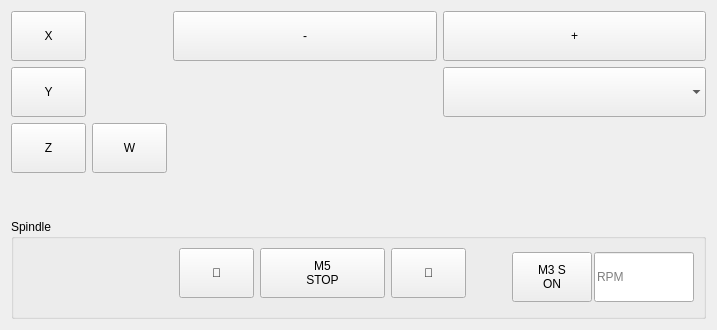
                    <widget class="QWidget" name="tabManualControl">
                     <property name="focusPolicy">
                      <enum>Qt::ClickFocus</enum>
                     </property>
                     <attribute name="title">
                      <string>Manual</string>
                     </attribute>
                     <layout class="QGridLayout" name="gridLayout_4">
                      <item row="0" column="2">
                       <widget class="ActionButton" name="actionbutton_2">
                        <property name="minimumSize">
                         <size>
                          <width>100</width>
                          <height>50</height>
                         </size>
                        </property>
                        <property name="text">
                         <string>-</string>
                        </property>
                        <property name="isManSensitive" stdset="0">
                         <bool>true</bool>
                        </property>
                        <property name="jog_selected_pos_action" stdset="0">
                         <bool>false</bool>
                        </property>
                        <property name="jog_selected_neg_action" stdset="0">
                         <bool>true</bool>
                        </property>
                        <property name="joint_number" stdset="0">
                         <number>0</number>
                        </property>
                        <property name="incr_imperial_number" stdset="0">
                         <double>0.010000000000000</double>
                        </property>
                        <property name="incr_mm_number" stdset="0">
                         <double>0.025000000000000</double>
                        </property>
                        <property name="incr_angular_number" stdset="0">
                         <double>-1.000000000000000</double>
                        </property>
                        <property name="toggle_float_option" stdset="0">
                         <bool>false</bool>
                        </property>
                        <property name="float_num" stdset="0">
                         <double>100.000000000000000</double>
                        </property>
                        <property name="float_alt_num" stdset="0">
                         <double>50.000000000000000</double>
                        </property>
                        <property name="view_type_string" stdset="0">
                         <string>P</string>
                        </property>
                        <property name="command_text_string" stdset="0">
                         <string/>
                        </property>
                        <property name="ini_mdi_number" stdset="0">
                         <number>0</number>
                        </property>
                       </widget>
                      </item>
                      <item row="2" column="1">
                       <widget class="AxisToolButton" name="axistoolbutton_6">
                        <property name="minimumSize">
                         <size>
                          <width>75</width>
                          <height>50</height>
                         </size>
                        </property>
                        <property name="text">
                         <string>W</string>
                        </property>
                        <property name="checkable">
                         <bool>true</bool>
                        </property>
                        <property name="joint_number" stdset="0">
                         <number>8</number>
                        </property>
                        <property name="axis_letter" stdset="0">
                         <string>W</string>
                        </property>
                       </widget>
                      </item>
                      <item row="4" column="0" colspan="4">
                       <widget class="QGroupBox" name="groupBox">
                        <property name="maximumSize">
                         <size>
                          <width>16777215</width>
                          <height>100</height>
                         </size>
                        </property>
                        <property name="title">
                         <string>Spindle</string>
                        </property>
                        <layout class="QGridLayout" name="gridLayout">
                         <item row="1" column="1">
                          <widget class="StatusLabel" name="statusSpindleActualSpeed">
                           <property name="minimumSize">
                            <size>
                             <width>150</width>
                             <height>0</height>
                            </size>
                           </property>
                           <property name="textTemplate" stdset="0">
                            <string>%.0f RPM (actual)</string>
                           </property>
                           <property name="requested_spindle_speed_status" stdset="0">
                            <bool>false</bool>
                           </property>
                           <property name="actual_spindle_speed_status" stdset="0">
                            <bool>true</bool>
                           </property>
                          </widget>
                         </item>
                         <item row="0" column="9" rowspan="3">
                          <layout class="QHBoxLayout" name="horizontalLayout_19">
                           <property name="spacing">
                            <number>2</number>
                           </property>
                           <item>
                            <spacer name="horizontalSpacer">
                             <property name="orientation">
                              <enum>Qt::Horizontal</enum>
                             </property>
                             <property name="sizeHint" stdset="0">
                              <size>
                               <width>40</width>
                               <height>20</height>
                              </size>
                             </property>
                            </spacer>
                           </item>
                           <item>
                            <widget class="QPushButton" name="buttonSetSpindle">
                             <property name="minimumSize">
                              <size>
                               <width>0</width>
                               <height>50</height>
                              </size>
                             </property>
                             <property name="text">
                              <string>M3 S
ON</string>
                             </property>
                             <property name="flat">
                              <bool>false</bool>
                             </property>
                            </widget>
                           </item>
                           <item>
                            <widget class="OperatorValueLine" name="lineSpindleSpeed">
                             <property name="minimumSize">
                              <size>
                               <width>0</width>
                               <height>50</height>
                              </size>
                             </property>
                             <property name="maximumSize">
                              <size>
                               <width>100</width>
                               <height>16777215</height>
                              </size>
                             </property>
                             <property name="placeholderText">
                              <string>RPM</string>
                             </property>
                             <property name="issue_mdi_on_submit_option" stdset="0">
                              <bool>true</bool>
                             </property>
                             <property name="mdi_command_format_option" stdset="0">
                              <string>M3 S{value}</string>
                             </property>
                             <property name="dialog_keyboard_option" stdset="0">
                              <bool>true</bool>
                             </property>
                            </widget>
                           </item>
                          </layout>
                         </item>
                         <item row="0" column="6">
                          <widget class="ActionButton" name="actionButtonSpindleSlower">
                           <property name="minimumSize">
                            <size>
                             <width>75</width>
                             <height>50</height>
                            </size>
                           </property>
                           <property name="maximumSize">
                            <size>
                             <width>50</width>
                             <height>50</height>
                            </size>
                           </property>
                           <property name="text">
                            <string></string>
                           </property>
                           <property name="icon">
                            <iconset>
                             <selectedon>../../../../../../../../../../../axis/images/spindle_ccw.gif</selectedon>
                            </iconset>
                           </property>
                           <property name="spindle_rev_action" stdset="0">
                            <bool>false</bool>
                           </property>
                           <property name="spindle_down_action" stdset="0">
                            <bool>true</bool>
                           </property>
                           <property name="joint_number" stdset="0">
                            <number>0</number>
                           </property>
                           <property name="incr_imperial_number" stdset="0">
                            <double>0.010000000000000</double>
                           </property>
                           <property name="incr_mm_number" stdset="0">
                            <double>0.025000000000000</double>
                           </property>
                           <property name="incr_angular_number" stdset="0">
                            <double>-1.000000000000000</double>
                           </property>
                           <property name="toggle_float_option" stdset="0">
                            <bool>false</bool>
                           </property>
                           <property name="float_num" stdset="0">
                            <double>100.000000000000000</double>
                           </property>
                           <property name="float_alt_num" stdset="0">
                            <double>50.000000000000000</double>
                           </property>
                           <property name="view_type_string" stdset="0">
                            <string>P</string>
                           </property>
                           <property name="command_text_string" stdset="0">
                            <string/>
                           </property>
                           <property name="ini_mdi_number" stdset="0">
                            <number>0</number>
                           </property>
                          </widget>
                         </item>
                         <item row="0" column="1">
                          <widget class="StatusLabel" name="statusSpindleRequestedSpeed">
                           <property name="minimumSize">
                            <size>
                             <width>150</width>
                             <height>0</height>
                            </size>
                           </property>
                           <property name="textTemplate" stdset="0">
                            <string>%.0f RPM</string>
                           </property>
                           <property name="requested_spindle_speed_status" stdset="0">
                            <bool>true</bool>
                           </property>
                           <property name="actual_spindle_speed_status" stdset="0">
                            <bool>false</bool>
                           </property>
                          </widget>
                         </item>
                         <item row="0" column="7">
                          <widget class="ActionButton" name="actionButtonSpindleStop">
                           <property name="minimumSize">
                            <size>
                             <width>125</width>
                             <height>50</height>
                            </size>
                           </property>
                           <property name="maximumSize">
                            <size>
                             <width>50</width>
                             <height>50</height>
                            </size>
                           </property>
                           <property name="text">
                            <string>M5
STOP</string>
                           </property>
                           <property name="checkable">
                            <bool>false</bool>
                           </property>
                           <property name="checked">
                            <bool>false</bool>
                           </property>
                           <property name="spindle_stop_action" stdset="0">
                            <bool>true</bool>
                           </property>
                           <property name="joint_number" stdset="0">
                            <number>0</number>
                           </property>
                           <property name="incr_imperial_number" stdset="0">
                            <double>0.010000000000000</double>
                           </property>
                           <property name="incr_mm_number" stdset="0">
                            <double>0.025000000000000</double>
                           </property>
                           <property name="incr_angular_number" stdset="0">
                            <double>-1.000000000000000</double>
                           </property>
                           <property name="toggle_float_option" stdset="0">
                            <bool>false</bool>
                           </property>
                           <property name="float_num" stdset="0">
                            <double>100.000000000000000</double>
                           </property>
                           <property name="float_alt_num" stdset="0">
                            <double>50.000000000000000</double>
                           </property>
                           <property name="view_type_string" stdset="0">
                            <string>P</string>
                           </property>
                           <property name="command_text_string" stdset="0">
                            <string/>
                           </property>
                           <property name="ini_mdi_number" stdset="0">
                            <number>0</number>
                           </property>
                          </widget>
                         </item>
                         <item row="0" column="8">
                          <widget class="ActionButton" name="actionButtonSpindleFaster">
                           <property name="minimumSize">
                            <size>
                             <width>75</width>
                             <height>50</height>
                            </size>
                           </property>
                           <property name="maximumSize">
                            <size>
                             <width>50</width>
                             <height>50</height>
                            </size>
                           </property>
                           <property name="text">
                            <string></string>
                           </property>
                           <property name="icon">
                            <iconset>
                             <selectedon>../../../../../../../../../../../axis/images/spindle_cw.gif</selectedon>
                            </iconset>
                           </property>
                           <property name="spindle_fwd_action" stdset="0">
                            <bool>false</bool>
                           </property>
                           <property name="spindle_up_action" stdset="0">
                            <bool>true</bool>
                           </property>
                           <property name="joint_number" stdset="0">
                            <number>0</number>
                           </property>
                           <property name="incr_imperial_number" stdset="0">
                            <double>0.010000000000000</double>
                           </property>
                           <property name="incr_mm_number" stdset="0">
                            <double>0.025000000000000</double>
                           </property>
                           <property name="incr_angular_number" stdset="0">
                            <double>-1.000000000000000</double>
                           </property>
                           <property name="toggle_float_option" stdset="0">
                            <bool>false</bool>
                           </property>
                           <property name="float_num" stdset="0">
                            <double>100.000000000000000</double>
                           </property>
                           <property name="float_alt_num" stdset="0">
                            <double>50.000000000000000</double>
                           </property>
                           <property name="view_type_string" stdset="0">
                            <string>P</string>
                           </property>
                           <property name="command_text_string" stdset="0">
                            <string/>
                           </property>
                           <property name="ini_mdi_number" stdset="0">
                            <number>0</number>
                           </property>
                          </widget>
                         </item>
                        </layout>
                       </widget>
                      </item>
                      <item row="0" column="0">
                       <widget class="AxisToolButton" name="axistoolbutton_3">
                        <property name="minimumSize">
                         <size>
                          <width>75</width>
                          <height>50</height>
                         </size>
                        </property>
                        <property name="text">
                         <string>X</string>
                        </property>
                        <property name="checkable">
                         <bool>true</bool>
                        </property>
                        <property name="axis_letter" stdset="0">
                         <string>X</string>
                        </property>
                       </widget>
                      </item>
                      <item row="2" column="0">
                       <widget class="AxisToolButton" name="axistoolbutton_5">
                        <property name="minimumSize">
                         <size>
                          <width>75</width>
                          <height>50</height>
                         </size>
                        </property>
                        <property name="text">
                         <string>Z</string>
                        </property>
                        <property name="checkable">
                         <bool>true</bool>
                        </property>
                        <property name="joint_number" stdset="0">
                         <number>2</number>
                        </property>
                        <property name="axis_letter" stdset="0">
                         <string>Z</string>
                        </property>
                       </widget>
                      </item>
                      <item row="1" column="0">
                       <widget class="AxisToolButton" name="axistoolbutton_4">
                        <property name="minimumSize">
                         <size>
                          <width>75</width>
                          <height>50</height>
                         </size>
                        </property>
                        <property name="text">
                         <string>Y</string>
                        </property>
                        <property name="checkable">
                         <bool>true</bool>
                        </property>
                        <property name="joint_number" stdset="0">
                         <number>1</number>
                        </property>
                        <property name="axis_letter" stdset="0">
                         <string>Y</string>
                        </property>
                       </widget>
                      </item>
                      <item row="0" column="3">
                       <widget class="ActionButton" name="actionbutton">
                        <property name="minimumSize">
                         <size>
                          <width>100</width>
                          <height>50</height>
                         </size>
                        </property>
                        <property name="text">
                         <string>+</string>
                        </property>
                        <property name="isManSensitive" stdset="0">
                         <bool>true</bool>
                        </property>
                        <property name="jog_selected_pos_action" stdset="0">
                         <bool>true</bool>
                        </property>
                        <property name="joint_number" stdset="0">
                         <number>0</number>
                        </property>
                        <property name="incr_imperial_number" stdset="0">
                         <double>0.010000000000000</double>
                        </property>
                        <property name="incr_mm_number" stdset="0">
                         <double>0.025000000000000</double>
                        </property>
                        <property name="incr_angular_number" stdset="0">
                         <double>-1.000000000000000</double>
                        </property>
                        <property name="toggle_float_option" stdset="0">
                         <bool>false</bool>
                        </property>
                        <property name="float_num" stdset="0">
                         <double>100.000000000000000</double>
                        </property>
                        <property name="float_alt_num" stdset="0">
                         <double>50.000000000000000</double>
                        </property>
                        <property name="view_type_string" stdset="0">
                         <string>P</string>
                        </property>
                        <property name="command_text_string" stdset="0">
                         <string/>
                        </property>
                        <property name="ini_mdi_number" stdset="0">
                         <number>0</number>
                        </property>
                       </widget>
                      </item>
                      <item row="1" column="3">
                       <widget class="JogIncrements" name="jogincrements">
                        <property name="sizePolicy">
                         <sizepolicy hsizetype="Preferred" vsizetype="Fixed">
                          <horstretch>0</horstretch>
                          <verstretch>40</verstretch>
                         </sizepolicy>
                        </property>
                        <property name="minimumSize">
                         <size>
                          <width>200</width>
                          <height>50</height>
                         </size>
                        </property>
                        <property name="styleSheet">
                         <string notr="true"/>
                        </property>
                        <property name="frame">
                         <bool>false</bool>
                        </property>
                        <property name="linear_option" stdset="0">
                         <bool>true</bool>
                        </property>
                       </widget>
                      </item>
                      <item row="3" column="1">
                       <spacer name="verticalSpacer">
                        <property name="orientation">
                         <enum>Qt::Vertical</enum>
                        </property>
                        <property name="sizeHint" stdset="0">
                         <size>
                          <width>20</width>
                          <height>40</height>
                         </size>
                        </property>
                       </spacer>
                      </item>
                     </layout>
                    </widget>
